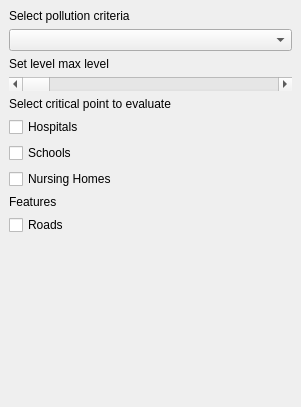
<?xml version="1.0" encoding="UTF-8"?>
<ui version="4.0">
 <class>PluginForAirqInRotterdamDockWidgetBase</class>
 <widget class="QDockWidget" name="PluginForAirqInRotterdamDockWidgetBase">
  <property name="geometry">
   <rect>
    <x>0</x>
    <y>0</y>
    <width>301</width>
    <height>407</height>
   </rect>
  </property>
  <property name="windowTitle">
   <string>Plugin For Air Quality In Rotterdam</string>
  </property>
  <widget class="QWidget" name="dockWidgetContents">
   <layout class="QGridLayout" name="gridLayout">
    <item row="2" column="3">
     <widget class="QLabel" name="label_3">
      <property name="text">
       <string>Set level max level</string>
      </property>
     </widget>
    </item>
    <item row="1" column="3">
     <widget class="QComboBox" name="comboBox"/>
    </item>
    <item row="3" column="3">
     <widget class="QScrollBar" name="horizontalScrollBar">
      <property name="orientation">
       <enum>Qt::Horizontal</enum>
      </property>
     </widget>
    </item>
    <item row="6" column="3">
     <widget class="QCheckBox" name="checkBox_2">
      <property name="text">
       <string>Hospitals</string>
      </property>
     </widget>
    </item>
    <item row="8" column="3">
     <widget class="QCheckBox" name="checkBox_3">
      <property name="text">
       <string>Nursing Homes</string>
      </property>
     </widget>
    </item>
    <item row="0" column="3">
     <widget class="QLabel" name="label_2">
      <property name="text">
       <string>Select pollution criteria</string>
      </property>
     </widget>
    </item>
    <item row="11" column="3">
     <widget class="QCheckBox" name="checkBox_4">
      <property name="text">
       <string>Roads</string>
      </property>
     </widget>
    </item>
    <item row="7" column="3">
     <widget class="QCheckBox" name="checkBox">
      <property name="text">
       <string>Schools</string>
      </property>
      <property name="checkable">
       <bool>true</bool>
      </property>
      <property name="checked">
       <bool>false</bool>
      </property>
     </widget>
    </item>
    <item row="12" column="3">
     <spacer name="verticalSpacer">
      <property name="orientation">
       <enum>Qt::Vertical</enum>
      </property>
      <property name="sizeHint" stdset="0">
       <size>
        <width>20</width>
        <height>40</height>
       </size>
      </property>
     </spacer>
    </item>
    <item row="10" column="3">
     <widget class="QLabel" name="label_4">
      <property name="text">
       <string>Features</string>
      </property>
     </widget>
    </item>
    <item row="5" column="3">
     <widget class="QLabel" name="label">
      <property name="text">
       <string>Select critical point to evaluate</string>
      </property>
     </widget>
    </item>
   </layout>
  </widget>
 </widget>
 <resources/>
 <connections/>
</ui>
